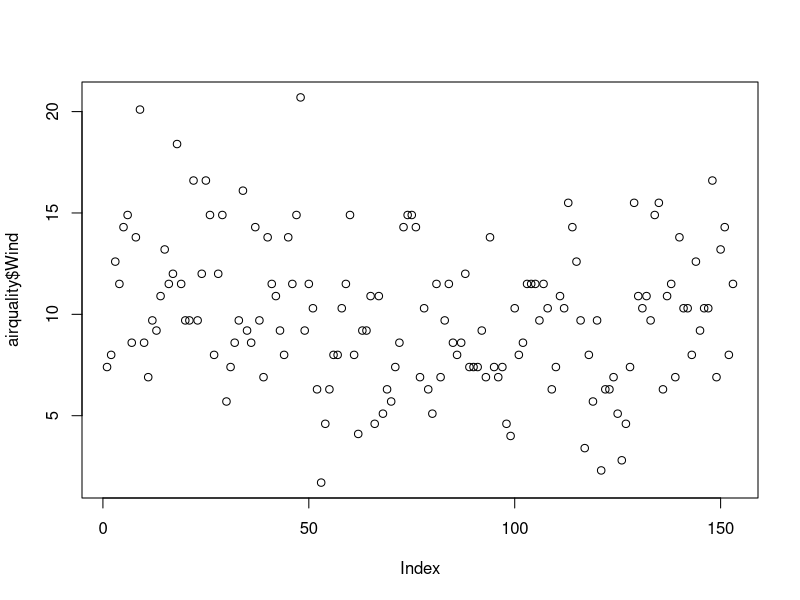
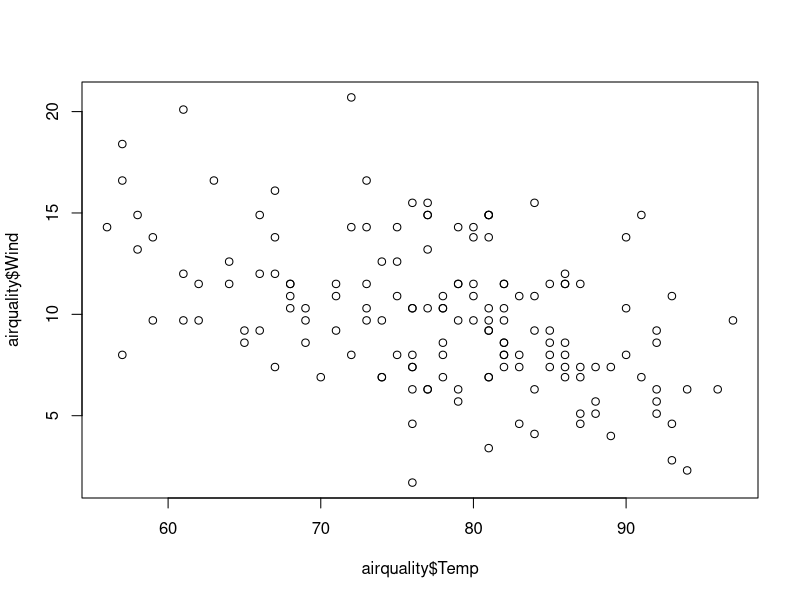
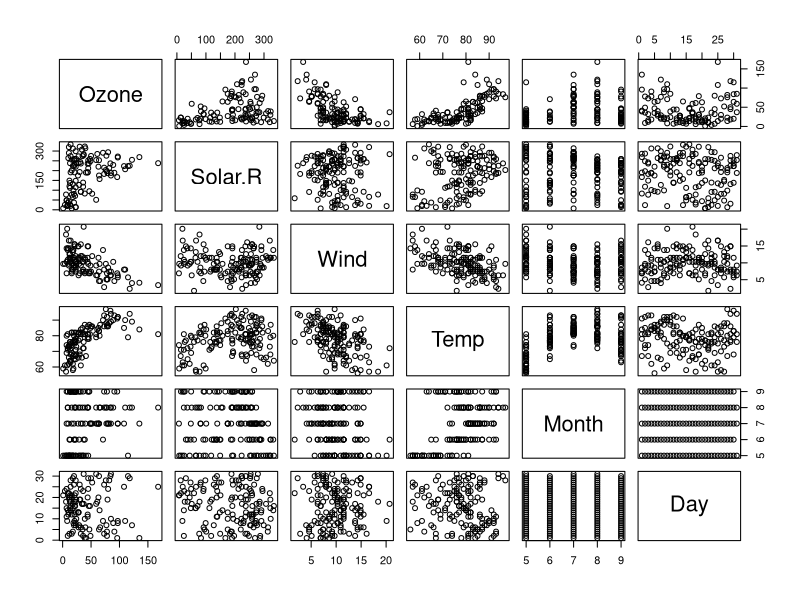
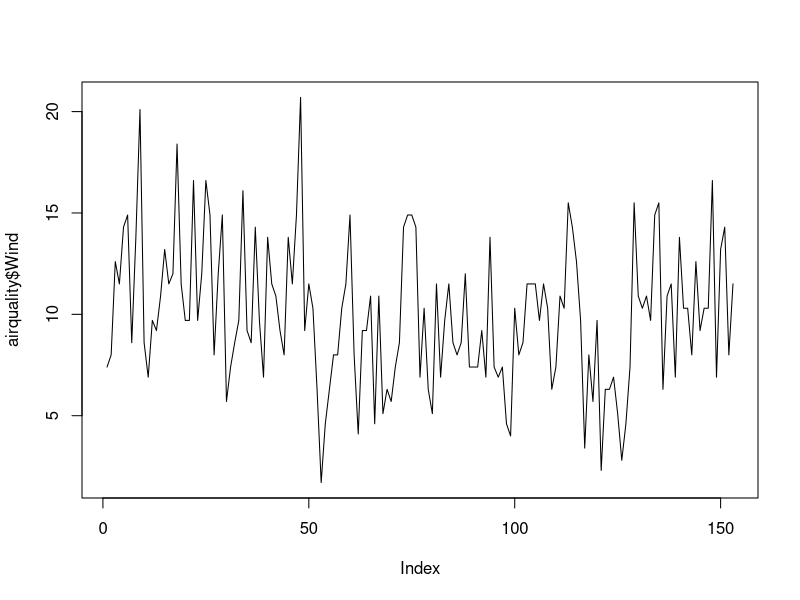
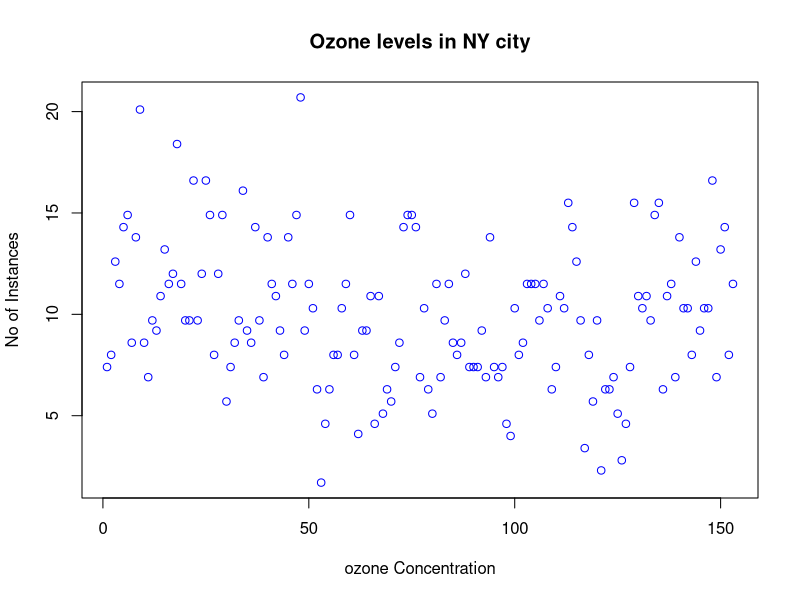
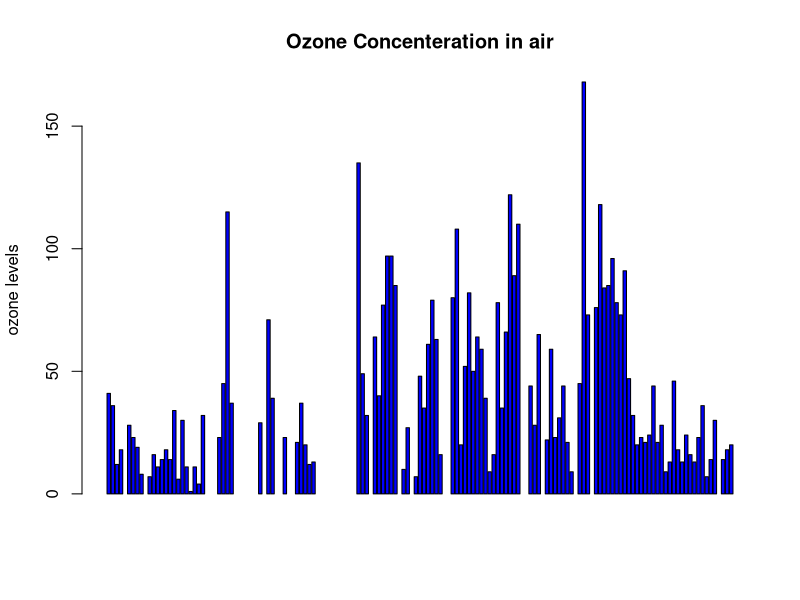
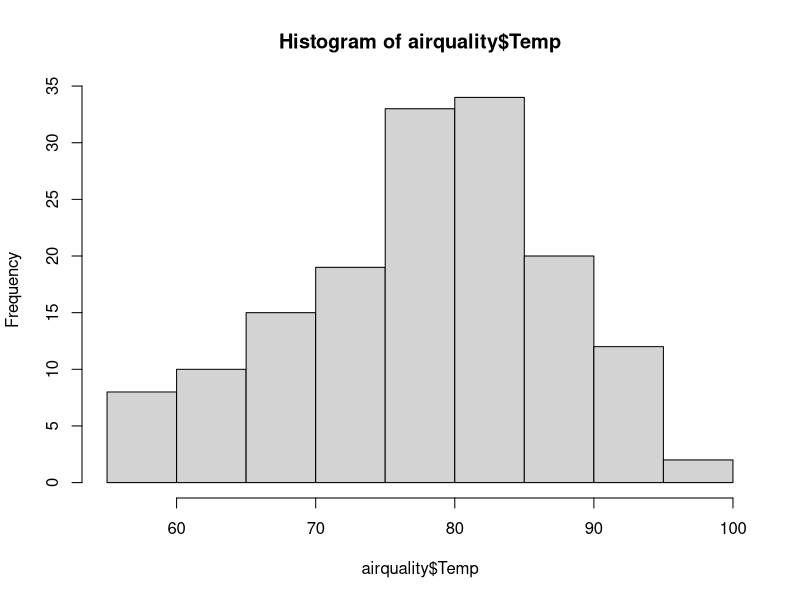
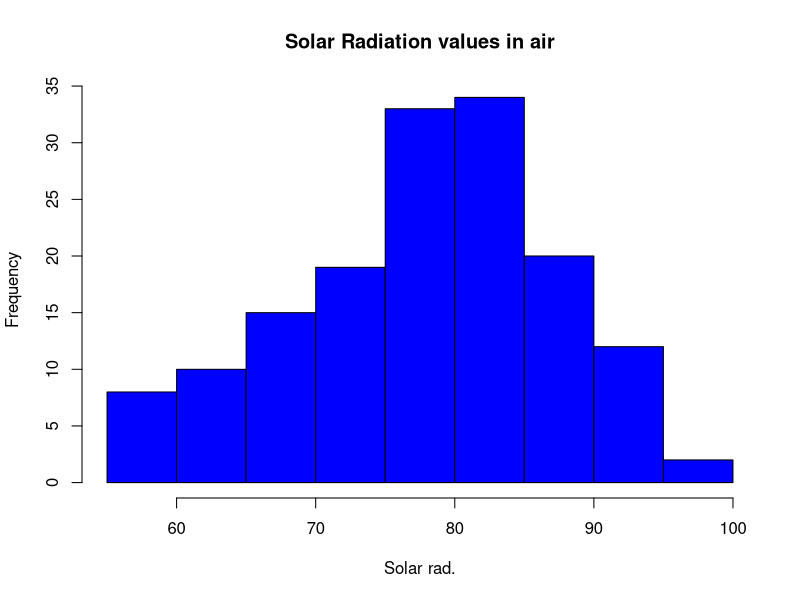

The R source for these figures, in order:
#airquality = read.csv('path/airquality.csv',header=TRUE, sep=",")
airquality <- datasets::airquality
####Top 10 rows and last 10 rows
head(airquality,10)
tail(airquality,10)
######Columns
airquality[,c(1,2)]
df<-airquality[,-6]
summary(airquality[,1])
summary(airquality$Wind)
###########Summary of the data#########
summary(airquality$Temp)
summary(airquality)
summary(airquality$Wind) 

#####################
plot(airquality$Wind)
plot(airquality$Temp,airquality$Wind,type="p")
plot(airquality)
# points and lines 
plot(airquality$Wind, type= "l") # p: points, l: lines,b: both
plot(airquality$Wind, xlab = 'ozone Concentration', 
     ylab = 'No of Instances', main = 'Ozone levels in NY city',
     col = 'blue')
# Horizontal bar plot
barplot(airquality$Ozone, main = 'Ozone Concenteration in air',
        ylab = 'ozone levels', col= 'blue',horiz = F,axes=T)
#Histogram
hist(airquality$Temp)
hist(airquality$Temp, 
     main = 'Solar Radiation values in air',
     xlab = 'Solar rad.', col='blue')

#Single box plot
boxplot(airquality$Wind,main="Boxplot")
# Multiple box plots
boxplot(airquality[,1:4],main='Multiple')
#margin of the grid(mar), 
#no of rows and columns(mfrow), 
#whether a border is to be included(bty) 
#and position of the 
#labels(las: 1 for horizontal, las: 0 for vertical)
#bty - box around the plot
par(mfrow=c(3,3),mar=c(2,5,2,1),  las=0, bty="o")
plot(airquality$Ozone)
plot(airquality$Ozone, airquality$Wind)
plot(airquality$Ozone, type= "l")
plot(airquality$Ozone, type= "l")
plot(airquality$Ozone, type= "l")
barplot(airquality$Ozone, main = 'Ozone Concenteration in air',
        xlab = 'ozone levels', col='green',horiz = TRUE)
hist(airquality$Solar.R)
boxplot(airquality$Solar.R)
boxplot(airquality[,0:4], main='Multiple Box plots')


##Home work
e_quakes<-datasets::quakes
sd(airquality$Ozone,na.rm = T)

head(e_quakes,10)
tail(e_quakes,10)

e_quakes[1:10,c(3,5)]
e_quakes[-1,]

summary(e_quakes[,3])
summary(e_quakes$depth)

plot(e_quakes$depth)
plot(e_quakes$stations,e_quakes$mag,type="p")
plot(e_quakes$stations,e_quakes$lat,type="l")
plot(e_quakes)






